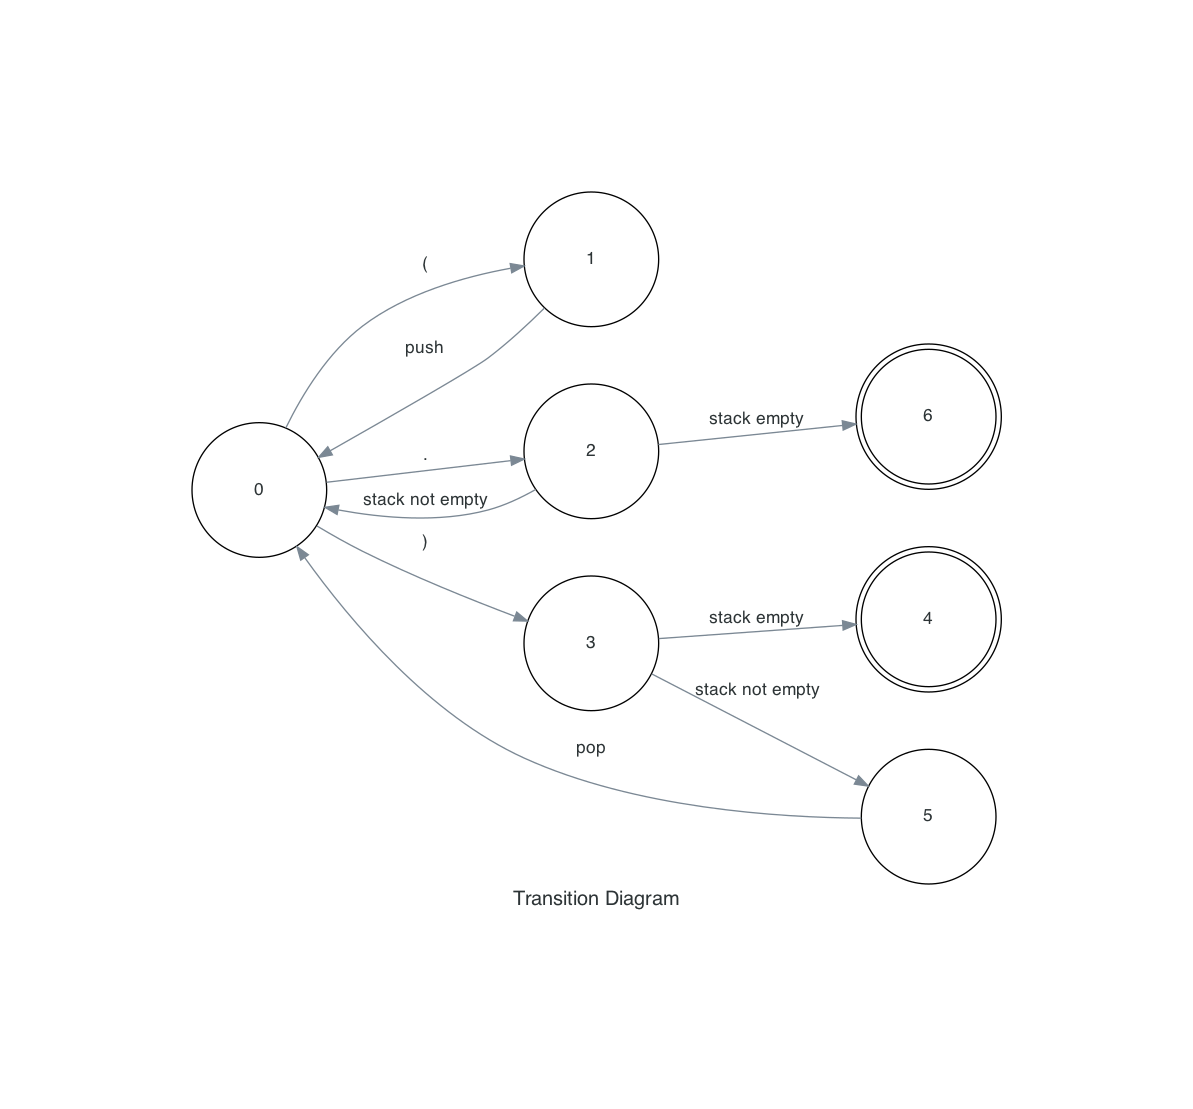

The script that drew this image:
from diagrams import Diagram, Edge, Node

graph_attr = {
    "bgcolor": "white",
    "splines": "spline"
}

with Diagram("Transition Diagram", show=True, graph_attr=graph_attr):
    n0 = Node("0", shape="circle", labelloc="c", style="filled", fillcolor="white")
    n1 = Node("1", shape="circle", labelloc="c", style="filled", fillcolor="white")
    n2 = Node("2", shape="circle", labelloc="c", style="filled", fillcolor="white")
    n3 = Node("3", shape="circle", labelloc="c", style="filled", fillcolor="white")
    n4 = Node("4", shape="circle", labelloc="c", style="filled", fillcolor="white", peripheries="2")
    n5 = Node("5", shape="circle", labelloc="c", style="filled", fillcolor="white")
    n6 = Node("6", shape="circle", labelloc="c", style="filled", fillcolor="white", peripheries="2")

    n0 >> Edge(label=".") >> n2
    n2 >> Edge(label="stack not empty") >> n0

    n2 >> Edge(label="stack empty") >> n6

    n0 >> Edge(label="(") >> n1
    n1 >> Edge(label="push") >> n0

    n0 >> Edge(label=")") >> n3
    n3 >> Edge(label="stack empty") >> n4

    n3 >> Edge(label="stack not empty") >> n5
    n5 >> Edge(label="pop") >> n0
